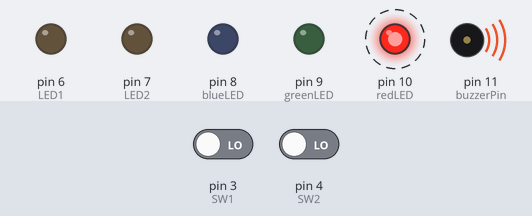
The sketch below on a simulated Arduino Uno, built with avr-gcc and run on an emulated ATmega328P. Shown: output pins drawn as LEDs (lit = HIGH), buzzer (waves = sounding). Dashed ring = blinking. The test bench sets the inputs (shaded band); at power-on: pin 3 (SW1) LOW, pin 4 (SW2) LOW. Random numbers use the default seed unless the sketch sets one; what the sketch prints to the serial monitor is not drawn.

Above: at 0.83 s.
1.3 s: pin 3 (SW1) driven HIGH and pin 4 (SW2) driven HIGH
At 2.9 s:
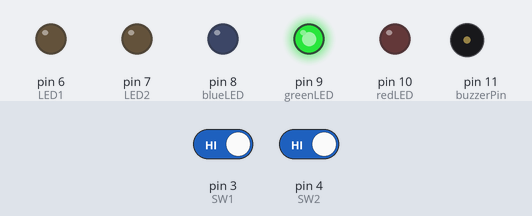
3.4 s: pin 3 (SW1) driven LOW
At 3.55 s:
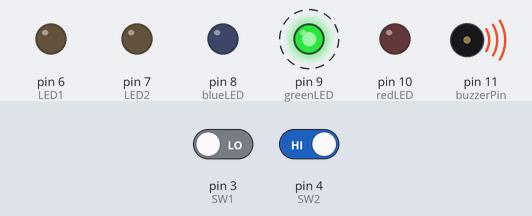
6.4 s: pin 3 (SW1) driven HIGH
At 6.72 s:
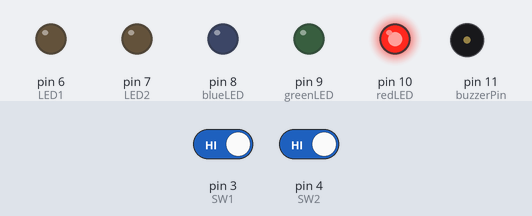
8.4 s: pin 4 (SW2) driven LOW
At 9.19 s:
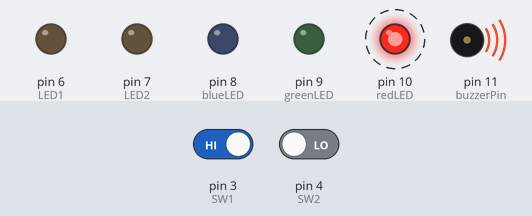
Timing chart, 0 to 12.4 s (numbered marks = the images above; inputs shaded):
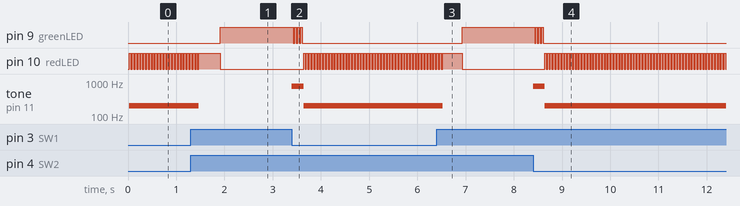

Measured:
- after the input at 1.3 s, pin 9 (greenLED): LOW → HIGH after 0.61 s; tone on pin 11 (buzzerPin): 200 Hz → silent after 0.17 s
- after the input at 3.4 s, pin 9 (greenLED): alternates HIGH for 0.03 s and LOW for 0.03 s, 7 changes in all, then stays LOW, starting at once; pin 10 (redLED): alternates HIGH for 0.03 s and LOW for 0.03 s, starting after 0.24 s; tone on pin 11 (buzzerPin): silent → 750 Hz at once, → 200 Hz 0.24 s later
- after the input at 6.4 s, pin 9 (greenLED): LOW → HIGH after 0.53 s; tone on pin 11 (buzzerPin): 200 Hz → silent after 0.12 s
- after the input at 8.4 s, pin 9 (greenLED): alternates HIGH for 0.03 s and LOW for 0.03 s, 7 changes in all, then stays LOW, starting at once; pin 10 (redLED): alternates HIGH for 0.03 s and LOW for 0.03 s, starting after 0.24 s; tone on pin 11 (buzzerPin): silent → 750 Hz at once, → 200 Hz 0.24 s later
- by itself, pin 10 (redLED): repeats every 0.06 s: HIGH 0.03 s, LOW 0.03 s

The sketch:

Oppgave_0.ino
```cpp
//Deklarerer startverdier

int redLED = 10;
int greenLED = 9;
int blueLED = 8;

int LED1 = 6;
int LED2 = 7;
int SW1 = 3;
int SW2 = 4;

int buzzerPin = 11;
int runder = 0;
int winner = 0;
int winnerBeep = 750;
int fault = 0;
int faultBeep = 200;
int score1 = 0;
int score2 = 0;
unsigned long long wait = 0;
unsigned long now = 0;


//Initierer variabler
void setup(){
  Serial.begin(9600);
  pinMode(redLED,OUTPUT);
  pinMode(greenLED,OUTPUT);
  pinMode(blueLED,OUTPUT);
  pinMode(LED1,OUTPUT);
  pinMode(LED2,OUTPUT);
  pinMode(buzzerPin,OUTPUT);
  pinMode(SW1,INPUT);
  pinMode(SW2,INPUT);
  Serial.println("Velkommen til spillet!");
  Serial.print("Tast 's' for aa starte, 'q' for aa avslutte,");
  Serial.println("og 'r' for aa resette.");
}


void loop() {
  int lesV = Serial.read();

  fault=0;
  now = millis();
  wait = now + random(300,600);


  digitalWrite(redLED,HIGH);
  while(millis() < wait && digitalRead(SW1)==HIGH && digitalRead(SW2)==HIGH){
    }

  if(digitalRead(SW1)==LOW){
  fault = LED1;
  score1=score1-1;
  }
  if(digitalRead(SW2)==LOW){
  fault = LED2;
  score2=score2-1;
  }
  digitalWrite(redLED,LOW);

 if(fault == 0){
    digitalWrite(greenLED,HIGH);
    while(digitalRead(SW1)==HIGH && digitalRead(SW2)==HIGH){

    }

    if(digitalRead(SW1)==LOW){
      winner = LED1;
      score1=score1+1;
      }else{
        winner = LED2;
        score2=score2+1;
        }
        wBlink(greenLED,winnerBeep);
        noTone(buzzerPin);
  }else{
    wBlink(redLED,faultBeep);
    noTone(buzzerPin);
  }
}


void wBlink(int uLED, int indik){
    for(int i=1;i<5;i++){
      tone(buzzerPin,indik,100);
      digitalWrite(uLED,HIGH);
      delay(30);
      digitalWrite(uLED,LOW);
      delay(30);
    }
}
```
